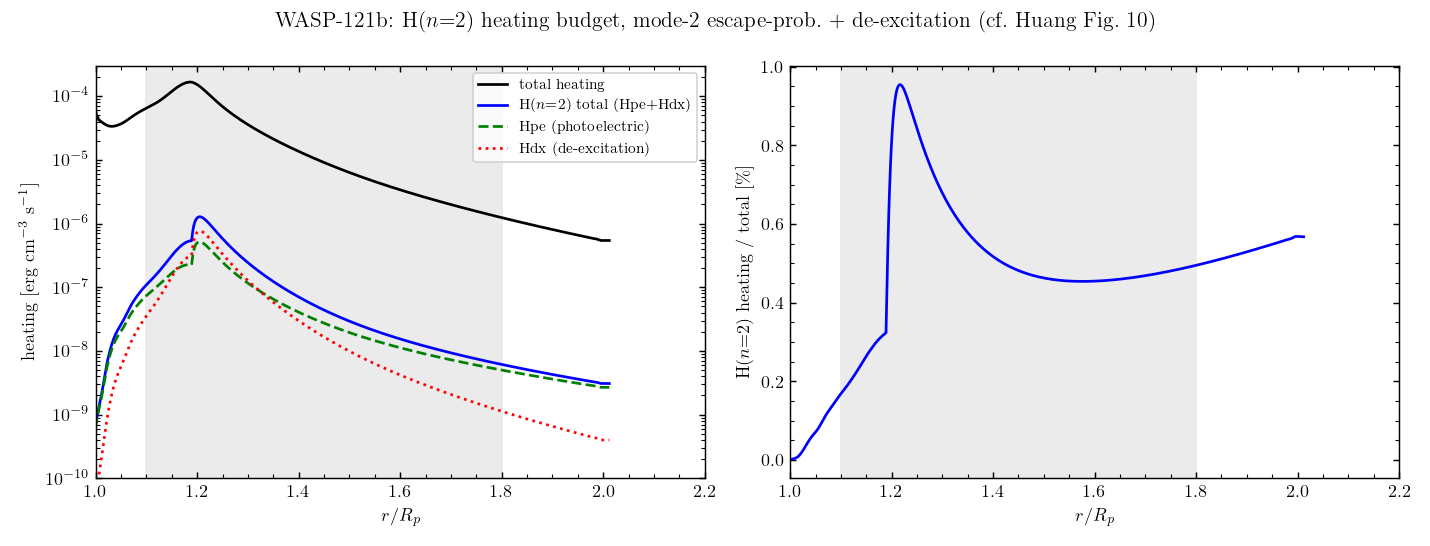

Reproduce this figure in Python.
#!/usr/bin/env python3
"""Phase 3b (a): H(n=2) heating budget for the mode-2 escape-probability run with
collisional de-excitation heating on. Compare to Huang et al. 2023 Figs. 10/26.

Excited_H.txt: col9 Hpe (Balmer photoelectric), col10 Hdx (collisional de-exc).
Hydro_ioniz.txt: col6 = total heating [erg cm^-3 s^-1] (already physical).
"""
import numpy as np
import matplotlib
matplotlib.use('Agg')
import matplotlib.pyplot as plt

e = np.loadtxt('output_m2_deexc/Excited_H.txt')
h = np.loadtxt('output_m2_deexc/Hydro_ioniz.txt')
r = e[:, 0]
Hpe, Hdx = e[:, 8], e[:, 9]
Hbal = Hpe + Hdx
Htot = h[:, 5]

fig, ax = plt.subplots(1, 2, figsize=(11, 4.2))

ax[0].plot(r, Htot, 'k-', label=r'total heating')
ax[0].plot(r, Hbal, 'b-', label=r'H($n{=}2$) total (Hpe$+$Hdx)')
ax[0].plot(r, Hpe, 'g--', label=r'Hpe (photoelectric)')
ax[0].plot(r, Hdx, 'r:', label=r'Hdx (de-excitation)')
ax[0].set_yscale('log')
ax[0].set_ylim(1e-10, 3e-4)
ax[0].set_ylabel(r'heating [erg cm$^{-3}$ s$^{-1}$]')

frac = np.where(Htot > 0, 100.0 * Hbal / Htot, 0.0)
ax[1].plot(r, frac, 'b-')
ax[1].set_ylabel(r'H($n{=}2$) heating / total [\%]')

for a in ax:
    a.set_xlabel(r'$r/R_p$')
    a.set_xlim(1.0, 2.2)
    a.axvspan(1.1, 1.8, color='0.92', zorder=0)
ax[0].legend(fontsize=8)

fig.suptitle(r'WASP-121b: H($n{=}2$) heating budget, mode-2 escape-prob.\ $+$ de-excitation '
             r'(cf.\ Huang Fig.\ 10)')
fig.tight_layout()
fig.savefig('lya_heating_budget.png', dpi=130)
print('wrote lya_heating_budget.png')
